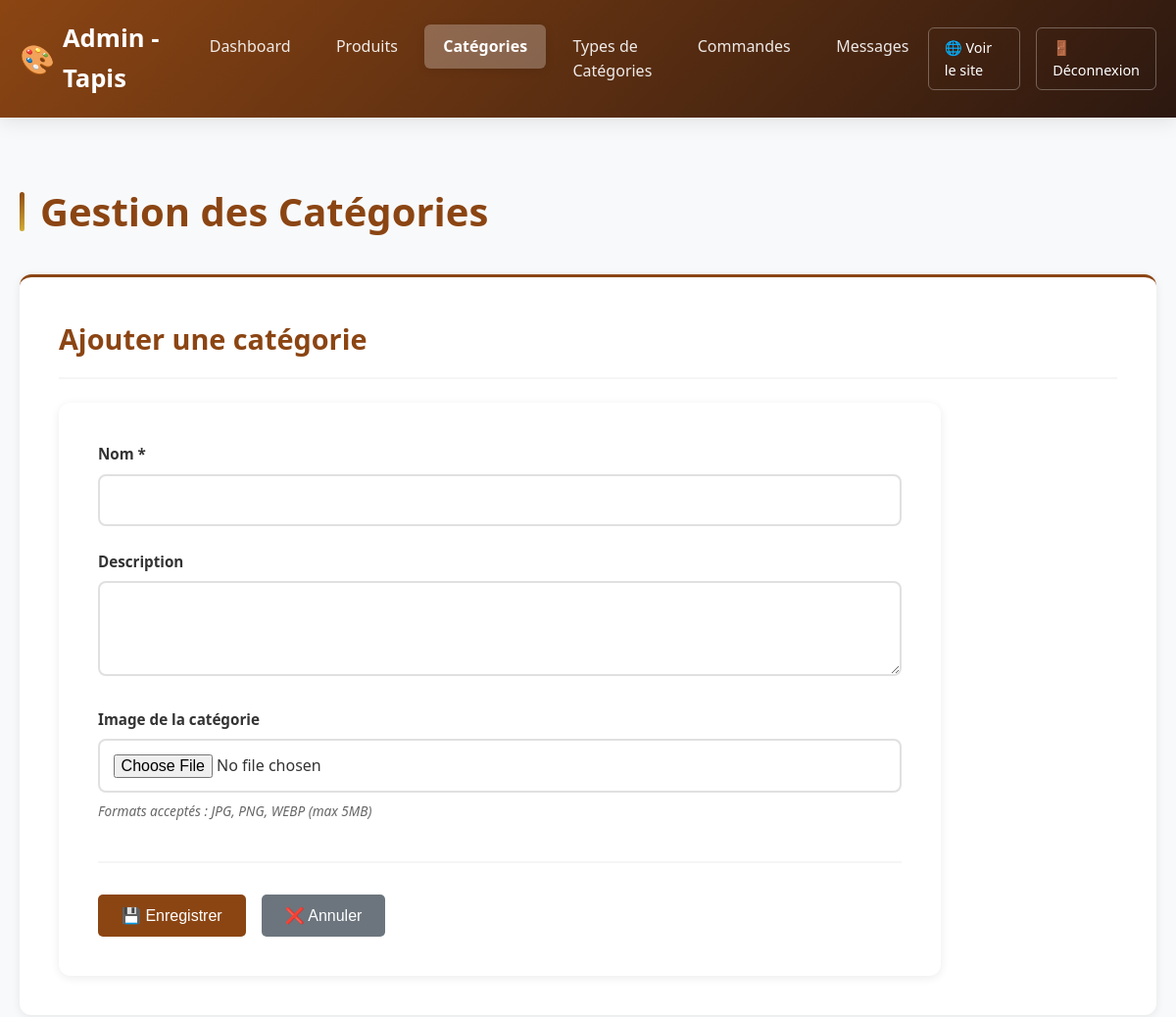
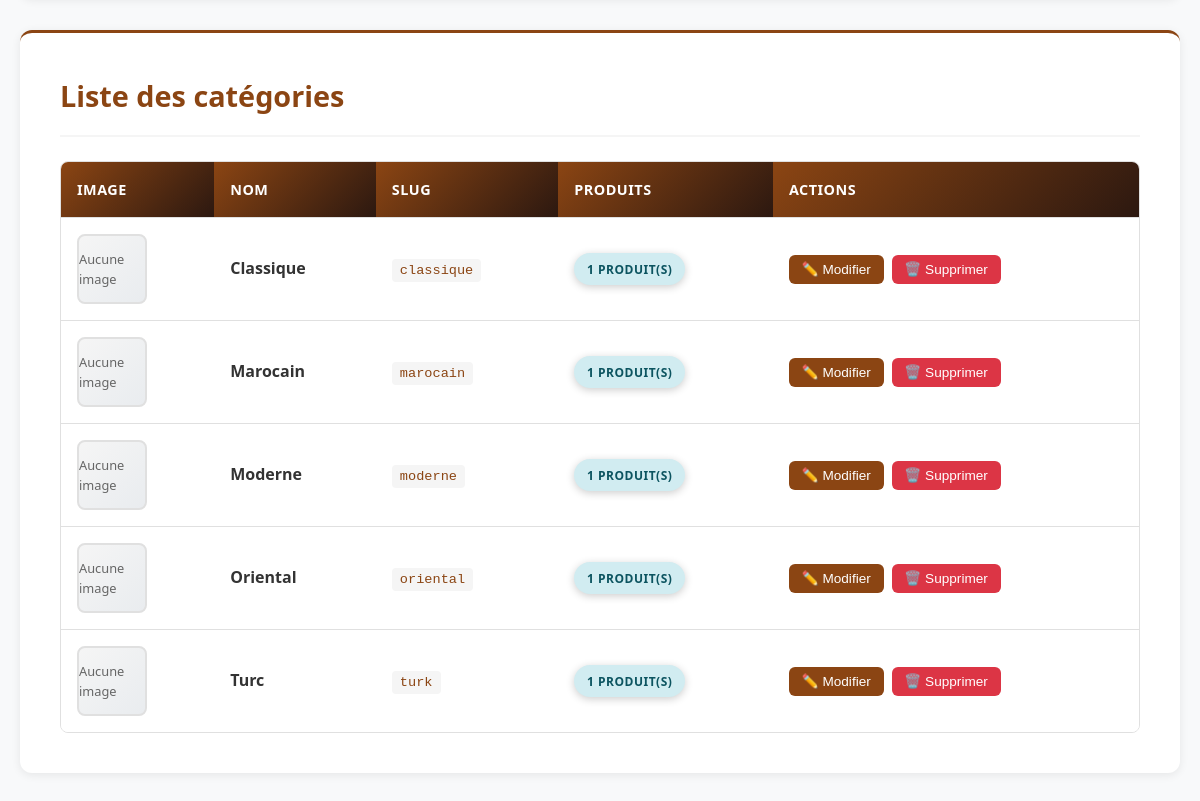
/admin/categories.php (signed in), run on the app's committed database (2 pictures, top to bottom).
### tables this page shows
CREATE TABLE IF NOT EXISTS categories (
    id INT AUTO_INCREMENT PRIMARY KEY,
    name VARCHAR(100) NOT NULL,
    slug VARCHAR(100) NOT NULL UNIQUE,
    description TEXT,
    image VARCHAR(255) NULL COMMENT 'Chemin vers l\'image de la catégorie (ex: assets/images/categories/nom-image.jpg)',
    created_at TIMESTAMP DEFAULT CURRENT_TIMESTAMP,
    updated_at TIMESTAMP DEFAULT CURRENT_TIMESTAMP ON UPDATE CURRENT_TIMESTAMP
);

### config/functions.php (called while the page is built, shortened)
<?php
function clean($data) {
    return htmlspecialchars($data, ENT_QUOTES, 'UTF-8');
}

### admin/categories.php (the view, shortened to what this page needs)
<?php
require_once '../config/functions.php';
$db = getDB();
$stmt = $db->query("SELECT c.*, COUNT(p.id) as product_count FROM categories c LEFT JOIN products p ON c.id = p.category_id GROUP BY c.id ORDER BY c.name");
$categories = $stmt->fetchAll();
?>
<!DOCTYPE html>
<html lang="fr">
<head>
    <link rel="stylesheet" href="../assets/css/style.css">
    <link rel="stylesheet" href="../assets/css/admin.css">
</head>
<body class="admin-body">
    <?php include 'includes/header.php'; ?>
    <main class="admin-main">
        <div class="admin-container">
            <h1>Gestion des Catégories</h1>
            <div class="admin-section">
                <h2 id="form-title">Ajouter une catégorie</h2>
                <form method="POST" enctype="multipart/form-data" class="admin-form" id="category-form">
                    <div class="form-group">
                        <label for="name">Nom *</label>
                        <input type="text" id="name" name="name" required>
                    </div>
                    <div class="form-group">
                        <label for="description">Description</label>
                        <textarea id="description" name="description" rows="3"></textarea>
                    </div>
                    <div class="form-group">
                        <label for="image">Image de la catégorie</label>
                        <input type="file" id="image" name="image" accept="image/jpeg,image/jpg,image/png,image/webp">
                        <small class="form-help">Formats acceptés : JPG, PNG, WEBP (max 5MB)</small>
                    </div>
                    <div class="form-actions">
                        <button type="submit" class="btn btn-primary">💾 Enregistrer</button>
                        <button type="button" class="btn btn-secondary" onclick="resetForm()">❌ Annuler</button>
                    </div>
                </form>
            </div>
            <div class="admin-section">
                <h2>Liste des catégories</h2>
                <div class="table-wrapper">
                    <table class="admin-table">
                        <thead>
                            <tr>
                                <th>Image</th>
                                <th>Nom</th>
                                <th>Slug</th>
                                <th>Produits</th>
                                <th>Actions</th>
                            </tr>
                        </thead>
                        <tbody>
                            <?php if (count($categories) > 0): ?>
                                <?php foreach ($categories as $category): ?>
                                    <tr>
                                        <td>
                                            <?php if (!empty($category['image'])): ?>
                                                <img src="../<?php echo clean($category['image']); ?>" alt="<?php echo clean($category['name']); ?>" class="table-image">
                                            <?php else: ?>
                                                <span class="table-image-placeholder">Aucune image</span>
                                            <?php endif; ?>
                                        </td>
                                        <td><strong><?php echo clean($category['name']); ?></strong></td>
                                        <td><code><?php echo clean($category['slug']); ?></code></td>
                                        <td>
                                            <span class="badge badge-info"><?php echo $category['product_count']; ?> produit(s)</span>
                                        </td>
                                        <td>
                                            <div class="admin-actions">
                                                <button onclick="editCategory(<?php echo $category['id']; ?>, '<?php echo addslashes($category['name']); ?>', '<?php echo addslashes($category['description'] ?? ''); ?>', '<?php echo addslashes($category['image'] ?? ''); ?>')"
                                                        class="btn btn-sm btn-primary">✏️ Modifier</button>
                                                <form method="POST" class="inline-form" onsubmit="return confirm('Êtes-vous sûr ? Cette action supprimera tous les produits de cette catégorie.');">
                                                    <button type="submit" class="btn btn-sm btn-danger">🗑️ Supprimer</button>
                                                </form>
                                            </div>
                                        </td>
                                    </tr>
                                <?php endforeach; ?>
                            <?php endif; ?>
                        </tbody>
                    </table>
                </div>
            </div>
        </div>
    </main>
</body>
</html>

### admin/includes/header.php (shortened to what this page needs)
<?php
$current_page = basename($_SERVER['PHP_SELF']);
?>
<header class="admin-header">
    <div class="admin-header-content">
        <div class="admin-logo">
            <a href="index.php">Admin - Tapis</a>
        </div>
        <nav class="admin-nav">
            <ul>
                <li><a href="index.php" class="<?php echo ($current_page == 'index.php') ? 'active' : ''; ?>">Dashboard</a></li>
                <li><a href="products.php" class="<?php echo (in_array($current_page, ['products.php', 'product_form.php'])) ? 'active' : ''; ?>">Produits</a></li>
                <li><a href="categories.php" class="<?php echo ($current_page == 'categories.php') ? 'active' : ''; ?>">Catégories</a></li>
                <li><a href="types_categories.php" class="<?php echo ($current_page == 'types_categories.php') ? 'active' : ''; ?>">Types de Catégories</a></li>
                <li><a href="orders.php" class="<?php echo (in_array($current_page, ['orders.php', 'order.php'])) ? 'active' : ''; ?>">Commandes</a></li>
                <li><a href="messages.php" class="<?php echo (in_array($current_page, ['messages.php', 'message.php'])) ? 'active' : ''; ?>">Messages</a></li>
            </ul>
        </nav>
        <div class="admin-header-actions">
            <a href="../index.php" target="_blank" title="Ouvrir le site dans un nouvel onglet">🌐 Voir le site</a>
            <a href="logout.php">🚪 Déconnexion</a>
        </div>
    </div>
</header>

### assets/css/style.css (style rules this page uses)
* { margin: 0; padding: 0; box-sizing: border-box; }
:root { --primary-color: #8B4513; --secondary-color: #D4AF37; --accent-color: #C9A961; --dark-color: #2C1810; --light-color: #F5F5F5; --white: #FFFFFF; --text-dark: #333333; --text-light: #666666; --border-color: #E0E0E0; --success-color: #28a745; --error-color: #dc3545; --warning-color: #ffc107; --shadow: 0 2px 10px rgba(0,0,0,0.1); --shadow-hover: 0 4px 20px rgba(0,0,0,0.15); }
body { font-family: 'Segoe UI', Tahoma, Geneva, Verdana, sans-serif; line-height: 1.6; color: var(--text-dark); background-color: var(--white); }
.btn { display: inline-block; padding: 0.75rem 1.5rem; text-decoration: none; border-radius: 5px; font-weight: 500; transition: all 0.3s; border: none; cursor: pointer; font-size: 1rem; }
.btn-primary { background: linear-gradient(135deg, var(--secondary-color) 0%, var(--primary-color) 100%); color: var(--white); border: 2px solid transparent; }
.btn-secondary { background: var(--text-light); color: var(--white); }
.badge { padding: 0.5rem 1rem; border-radius: 20px; font-size: 0.75rem; font-weight: 700; color: var(--white); text-transform: uppercase; letter-spacing: 0.5px; box-shadow: 0 2px 8px rgba(0,0,0,0.2); white-space: nowrap; animation: pulse 2s infinite; }
.form-group { margin-bottom: 1.5rem; }
.form-group label { display: block; margin-bottom: 0.5rem; font-weight: 500; }
.form-group input, .form-group textarea, .form-group select { width: 100%; padding: 0.75rem; border: 1px solid var(--border-color); border-radius: 5px; font-size: 1rem; font-family: inherit; }

### data on the page
categories: shows "Aucune image", name "Classique", slug "classique", product_count "1"
categories: shows "Aucune image", name "Marocain", slug "marocain", product_count "1"
categories: shows "Aucune image", name "Moderne", slug "moderne", product_count "1"
categories: shows "Aucune image", name "Oriental", slug "oriental", product_count "1"
categories: shows "Aucune image", name "Turc", slug "turk", product_count "1"
